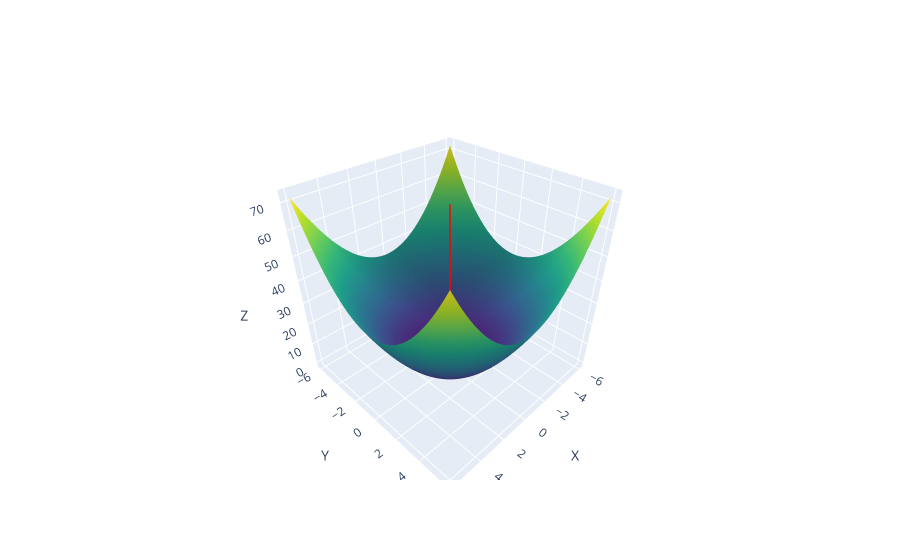

Notebook source saved alongside this figure:
### Code cell
import plotly.graph_objects as go
import numpy as np

# Define the function to optimize
def f(x, y):
    return x**2 + y**2

# Define the gradient of the function
def gradient(x, y):
    return np.array([2*x, 2*y])

# Define the learning rate and number of iterations
learning_rate = 0.1
num_iterations = 100

# Initialize the starting point
x = -5
y = -5

# Perform gradient descent
trajectory = []
for i in range(num_iterations):
    trajectory.append((x, y))
    grad = gradient(x, y)
    x -= learning_rate * grad[0]
    y -= learning_rate * grad[1]

# Create the surface plot
x_vals = np.linspace(-6, 6, 100)
y_vals = np.linspace(-6, 6, 100)
X, Y = np.meshgrid(x_vals, y_vals)
Z = f(X, Y)

# Create the trajectory plot
trajectory_x = [point[0] for point in trajectory]
trajectory_y = [point[1] for point in trajectory]
trajectory_z = [f(point[0], point[1]) for point in trajectory]

# Create the figure
fig = go.Figure()

# Add the surface plot
fig.add_trace(go.Surface(x=x_vals, y=y_vals, z=Z, colorscale='Viridis', showscale=False))

# Add the trajectory plot
fig.add_trace(go.Scatter3d(x=trajectory_x, y=trajectory_y, z=trajectory_z, mode='lines', line=dict(color='red', width=3)))

# Set the layout
fig.update_layout(scene=dict(xaxis_title='X', yaxis_title='Y', zaxis_title='Z'))

# Show the plot
fig.show()
